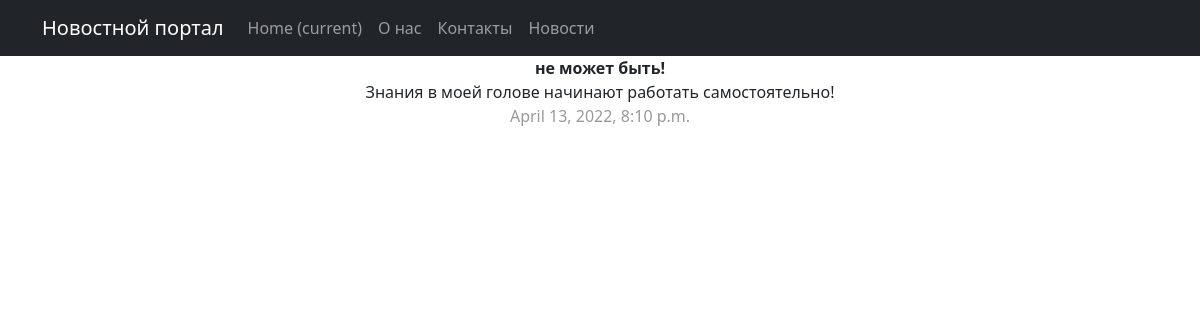
The page /news/5/ on the database as committed earlier.
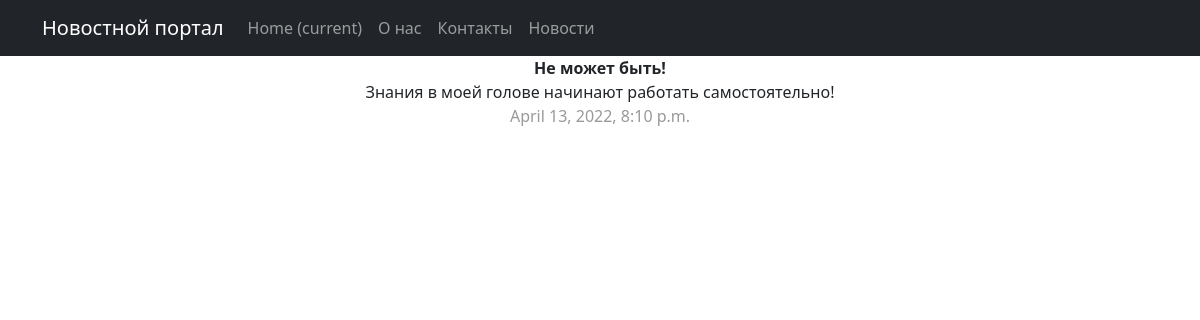
The same page on the database as committed later.
### news/models.py (models this page shows, shortened)
class Post(models.Model):
    author = models.ForeignKey(Author, on_delete=models.CASCADE)
    NEWS = 'NW'
    ARTICLE = 'AR'
    CATEGORY_CHOICES = (
        (NEWS, 'Новость'),
        (ARTICLE, 'Статья'),
    )
    categoryType = models.CharField(max_length=2, choices=CATEGORY_CHOICES, default=ARTICLE)
    dateCreation = models.DateTimeField(auto_now_add=True)
    postCategory = models.ManyToManyField(Category, through='PostCategory')
    title = models.CharField(max_length=128)
    text = models.TextField()
    rating = models.SmallIntegerField(default=0)

### news/views.py (the view)
# urls.py: path('<int:pk>/', Post.as_view(), name='pk'),
class Post(DetailView):
    model = Post
    context_object_name = 'Post'

### news/templatetags/custom_filters.py (called while the page is built)
@register.filter()
def censor(value):
   if not isinstance(value, str):
       raise ValueError('Нельзя цензурировать не строку')
   for word in STRONG_WORDS:
       value = value.replace(word[1:], '*' * (len(word)-1))
   return value

### news/templates/news/post_detail.html (shortened to what this page needs)
{% extends 'flatpages/default.html' %}
{% load custom_filters %}
{% block content %}
<strong>{{ Post.title|censor }}</strong> <br>
{{ Post.text|censor }}<br>
<span style="color: #999999;">{{ Post.dateCreation }}</span><br>
{% endblock content %}

Rows that differ between the two databases and show on the page:
changed Post "Знания в моей голове начинают работать самостоятельно!": title|censor "не может быть!" → "Не может быть!"
